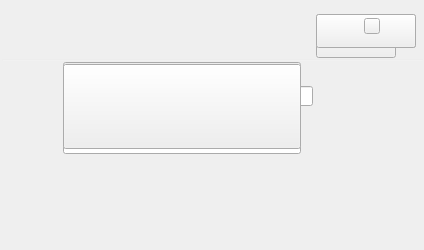
<?xml version="1.0" encoding="UTF-8"?>
<ui version="4.0">
 <class>OneLancForm</class>
 <widget class="QWidget" name="OneLancForm">
  <property name="geometry">
   <rect>
    <x>0</x>
    <y>0</y>
    <width>424</width>
    <height>250</height>
   </rect>
  </property>
  <property name="windowTitle">
   <string>Form</string>
  </property>
  <widget class="QLabel" name="lbName">
   <property name="geometry">
    <rect>
     <x>63</x>
     <y>8</y>
     <width>190</width>
     <height>20</height>
    </rect>
   </property>
   <property name="text">
    <string/>
   </property>
  </widget>
  <widget class="QPushButton" name="btnConn">
   <property name="geometry">
    <rect>
     <x>316</x>
     <y>14</y>
     <width>100</width>
     <height>34</height>
    </rect>
   </property>
   <property name="text">
    <string/>
   </property>
  </widget>
  <widget class="QPushButton" name="btnConnSub">
   <property name="geometry">
    <rect>
     <x>316</x>
     <y>14</y>
     <width>100</width>
     <height>34</height>
    </rect>
   </property>
   <property name="text">
    <string/>
   </property>
  </widget>
  <widget class="QPushButton" name="btnDisConn">
   <property name="geometry">
    <rect>
     <x>316</x>
     <y>18</y>
     <width>80</width>
     <height>40</height>
    </rect>
   </property>
   <property name="text">
    <string/>
   </property>
  </widget>
  <widget class="QLabel" name="lbConned">
   <property name="geometry">
    <rect>
     <x>63</x>
     <y>31</y>
     <width>52</width>
     <height>20</height>
    </rect>
   </property>
   <property name="text">
    <string/>
   </property>
  </widget>
  <widget class="QWidget" name="wbg" native="true">
   <property name="geometry">
    <rect>
     <x>0</x>
     <y>0</y>
     <width>424</width>
     <height>162</height>
    </rect>
   </property>
   <widget class="QPushButton" name="btnInfo">
    <property name="geometry">
     <rect>
      <x>63</x>
      <y>64</y>
      <width>238</width>
      <height>85</height>
     </rect>
    </property>
    <property name="text">
     <string/>
    </property>
   </widget>
   <widget class="QLineEdit" name="leInfo_1">
    <property name="geometry">
     <rect>
      <x>63</x>
      <y>62</y>
      <width>238</width>
      <height>20</height>
     </rect>
    </property>
   </widget>
   <widget class="QLineEdit" name="leInfo_2">
    <property name="geometry">
     <rect>
      <x>63</x>
      <y>86</y>
      <width>250</width>
      <height>20</height>
     </rect>
    </property>
   </widget>
   <widget class="QLineEdit" name="leInfo_3">
    <property name="geometry">
     <rect>
      <x>63</x>
      <y>110</y>
      <width>238</width>
      <height>20</height>
     </rect>
    </property>
   </widget>
   <widget class="QLineEdit" name="leInfo_4">
    <property name="geometry">
     <rect>
      <x>63</x>
      <y>134</y>
      <width>238</width>
      <height>20</height>
     </rect>
    </property>
   </widget>
   <zorder>leInfo_1</zorder>
   <zorder>leInfo_2</zorder>
   <zorder>leInfo_3</zorder>
   <zorder>leInfo_4</zorder>
   <zorder>btnInfo</zorder>
  </widget>
  <widget class="QLabel" name="lbIcon">
   <property name="geometry">
    <rect>
     <x>14</x>
     <y>14</y>
     <width>24</width>
     <height>24</height>
    </rect>
   </property>
   <property name="text">
    <string/>
   </property>
  </widget>
  <widget class="Line" name="line">
   <property name="geometry">
    <rect>
     <x>2</x>
     <y>59</y>
     <width>421</width>
     <height>2</height>
    </rect>
   </property>
   <property name="styleSheet">
    <string notr="true">background-color: rgba(255, 255, 255,0.05);</string>
   </property>
   <property name="orientation">
    <enum>Qt::Horizontal</enum>
   </property>
  </widget>
  <widget class="QWidget" name="wbg_2" native="true">
   <property name="geometry">
    <rect>
     <x>0</x>
     <y>0</y>
     <width>340</width>
     <height>56</height>
    </rect>
   </property>
  </widget>
  <widget class="QLabel" name="lbWaiting">
   <property name="geometry">
    <rect>
     <x>316</x>
     <y>14</y>
     <width>100</width>
     <height>34</height>
    </rect>
   </property>
   <property name="text">
    <string/>
   </property>
  </widget>
  <widget class="QLabel" name="lbWaitingIcon">
   <property name="geometry">
    <rect>
     <x>356</x>
     <y>20</y>
     <width>20</width>
     <height>20</height>
    </rect>
   </property>
   <property name="text">
    <string/>
   </property>
  </widget>
  <widget class="QPushButton" name="btnConnCfg">
   <property name="geometry">
    <rect>
     <x>364</x>
     <y>18</y>
     <width>16</width>
     <height>16</height>
    </rect>
   </property>
   <property name="text">
    <string/>
   </property>
  </widget>
  <zorder>lbName</zorder>
  <zorder>lbConned</zorder>
  <zorder>lbIcon</zorder>
  <zorder>line</zorder>
  <zorder>wbg</zorder>
  <zorder>wbg_2</zorder>
  <zorder>btnConnSub</zorder>
  <zorder>btnDisConn</zorder>
  <zorder>btnConn</zorder>
  <zorder>lbWaiting</zorder>
  <zorder>lbWaitingIcon</zorder>
  <zorder>btnConnCfg</zorder>
 </widget>
 <resources/>
 <connections/>
</ui>
